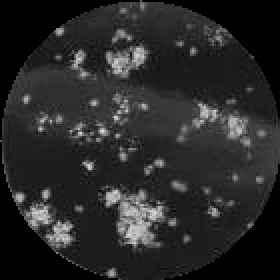
#> input picture gif/1.jpg, 140 x 140 px (shown 2 times larger); its folder holds only this picture in this run
$ python main.py
#> lines starting #> are read from the running program, lines starting #| are printed output that depends on the picture; after the words box and inside, x2 and y2 are one past the last pixel; in counts of white or black regions, pixels touching at a corner belong together
import numpy as np
from PIL import Image, ImageDraw, ImageFont
import cv2 as cv
import os
import argParse


"""PIL part"""
def make_gif_PIL(imgs, gifname, duration=30):
    imgs[0].save(gifname + ".gif", format='GIF', save_all=True, append_images=images[1:], duration=duration, loop=0)


def binarize_img(img_path, threshold):
    """img converted to numpy.array object"""
    image_file = Image.open(img_path)
    image_file = image_file.convert('L')
    image_file = np.array(image_file)
    image_binarized = binarize_array(image_file, threshold)
    image_final = Image.fromarray(image_binarized)

    #image_draw = ImageDraw.Draw(image_final)
    #image_draw.text((50, 50), "threshold : {}".format(threshold))
    return image_final


def binarize_array(img_array, threshold):
    """B&W with different threshold set by users"""
    for i in range(len(img_array)):
        for j in range(len(img_array[0])):
            if img_array[i][j] > threshold:
                img_array[i][j] = 255
            else:
                img_array[i][j] = 0

    return img_array


"""OpenCV part"""
# [6 lines left out: function showIMG, not called in this run]


def preprocessing_IMG(img_path, method="blur", morph="OPEN", kernel=(11, 11)):
    im = cv.imread(img_path)
    imgray = cv.cvtColor(im, cv.COLOR_BGR2GRAY)
    if method == "blur":
        blurred = cv.GaussianBlur(imgray, kernel, 0)
        edged = cv.Canny(blurred, 70, 210)
        contours, hierarchy = cv.findContours(edged, cv.RETR_EXTERNAL, cv.CHAIN_APPROX_SIMPLE)
        return contours, hierarchy
    elif method == "morph" and morph=="OPEN":
        kernel = np.ones(kernel, dtype="uint8")
        opening = cv.morphologyEx(imgray, cv.MORPH_OPEN, kernel)
        contours, hierarchy = cv.findContours(opening, cv.RETR_TREE, cv.CHAIN_APPROX_SIMPLE)
        return contours, hierarchy
    else:
        print("Other situiation")


# [80 lines left out: functions make_dir, delete_dir, make_gif, houghcircle_processing_IMG, not called in this run]

    #make_gif("./gif", "maskedgif")
    #delete_dir("./gif")


def preprocessing_Slicing_IMG(img_path, kernel=(1, 1), threshold=70):
    target_img = binarize_img(img_path, threshold=threshold)
#> in binarize_img, image_file is the input picture: PIL image 140x140 L; min 0, max 223, mean 40.7
#> the loop in binarize_array, `for i in range(len(img_array)):` made 140 passes
#> after the loop in binarize_array, `for i in range(len(img_array)):`:
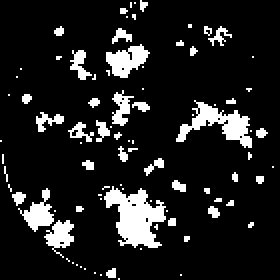
#> img_array: shape (140, 140) (shown 2 times larger); 12.2% white; 88 white regions (67 under 20 px), largest, box (x1, y1, x2, y2) and area: (52, 93, 83, 124) 535, (88, 50, 126, 74) 348, (53, 22, 75, 39) 211
    target_img.save(img_path)
    target_img = cv.imread(img_path)
#> target_img: shape (140, 140, 3); min 0, max 255, mean 32.1
    target_img_copy = target_img.copy()
    contours, hierarchy = preprocessing_IMG(img_path, "blur", "open", kernel=kernel)
#> in preprocessing_IMG, `edged = cv.Canny(blurred, 70, 210)`:
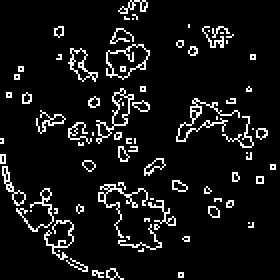
#> edged: shape (140, 140) (shown 2 times larger); 7.9% white in thin lines or dots
#> in preprocessing_IMG, `contours, hierarchy = cv.findContours(edged, cv.RETR_EXTERNAL, cv.CHAI..`: contours = 80 contours, 65 with area under 20; largest, box (x1, y1, x2, y2) and area: (53, 22, 75, 40) 224, (48, 44, 67, 72) 142, (34, 24, 49, 41) 98, (1, 83, 13, 103) 58, (88, 49, 120, 71) 44
    return contours, hierarchy


def counting_numbers(contours, eraseout=True):
    if eraseout == True:
        contours_area = [cv.contourArea(contour) for contour in contours]
        contours_area = [x for x in contours_area if x > 0]
        contours_area = sorted(contours_area)
        contours_area = contours_area[:-1]
        return len(contours_area)


def counting_area(contours, eraseout=True):
    if eraseout == True:
        contours_area = [cv.contourArea(contour) for contour in contours]
        contours_area = [x for x in contours_area if x > 0]
        contours_area = sorted(contours_area)
        contours_area = contours_area[:-1]
        area_total = sum(contours_area)
        return area_total


def counting_area_ratio(areas, relative="bacteria_area", sample_area=None):

    if relative is not "sample_area":
        ratio_area = [area / max(areas) for area in areas]
        return ratio_area
    else:
        ratio_area = [(area / sample_area) for area in areas]
        return ratio_area


def main():
    pass


def argParse():
    arg = argParse()
    pass

if __name__ == '__main__':


    # [10 lines of commented-out code are left out]

    areas = []
    counts_cluster = []

    dir_path = "./gif"
    filelist = os.listdir(dir_path)
    for file in filelist:
        filepath = dir_path + '/' + file
        if os.path.isfile(filepath):
            #print("Append file : {}".format(filepath))
            contours, hierarchy = preprocessing_Slicing_IMG(filepath)
            counts = counting_numbers(contours)
#> in counting_numbers, `contours_area = [cv.contourArea(contour) for contour in contours]`: contours_area = 80 values, max 224.5 at index 65, min 0 at index 4, mean 14.28
#> in counting_numbers, `contours_area = [x for x in contours_area if x > 0]`: contours_area = 64 values, max 224.5 at index 56, min 0.5 at index 4, mean 17.84
#> in counting_numbers, `contours_area = sorted(contours_area)`: contours_area = 64 values from 0.5 to 224.5
#> in counting_numbers, `contours_area = contours_area[:-1]`: contours_area = 63 values from 0.5 to 142
#> counts = 63
            area = counting_area(contours)
#> in counting_area, `contours_area = [cv.contourArea(contour) for contour in contours]`: contours_area = 80 values, max 224.5 at index 65, min 0 at index 4, mean 14.28
#> in counting_area, `contours_area = [x for x in contours_area if x > 0]`: contours_area = 64 values, max 224.5 at index 56, min 0.5 at index 4, mean 17.84
#> in counting_area, `contours_area = sorted(contours_area)`: contours_area = 64 values from 0.5 to 224.5
#> in counting_area, `contours_area = contours_area[:-1]`: contours_area = 63 values from 0.5 to 142
#> in counting_area, `area_total = sum(contours_area)`: area_total = 917.5
#> area = 917.5
            counts_cluster.append(counts)
            areas.append(area)
            #print("Counts: {}, Area: {}".format(counts, area))
        else:
            print("{} is not a file".format(filepath))

    #print("area ratio: {}".format(counting_area_ratio(areas)))
    ratios = counting_area_ratio(areas)
#> in counting_area_ratio, `ratio_area = [area / max(areas) for area in areas]`: ratio_area = [1]
#> ratios = [1]

    for i in range(len(counts_cluster)):
        print("Counts: {}, Area: {}, Ratio: {}".format(counts_cluster[i], areas[i], ratios[i]))
#> this loop made 1 pass
#| Counts: 63, Area: 917.5, Ratio: 1.0
#我就爛

$ run again, on gif/13.jpg
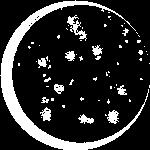
#> input picture gif/13.jpg, 150 x 150 px
#> in binarize_img, image_file is the input picture: PIL image 150x150 L; min 0, max 255, mean 44.6
#> the loop in binarize_array, `for i in range(len(img_array)):` made 150 passes
#> in preprocessing_IMG, `edged = cv.Canny(blurred, 70, 210)`:
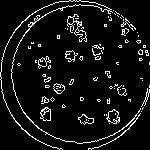
#> edged: shape (150, 150); 7.6% white in thin lines or dots
#> in preprocessing_IMG, `contours, hierarchy = cv.findContours(edged, cv.RETR_EXTERNAL, cv.CHAI..`: contours = 80 contours, 72 with area under 20; largest, box (x1, y1, x2, y2) and area: (106, 109, 120, 124) 122, (0, 0, 141, 150) 103, (40, 107, 51, 121) 101, (78, 114, 94, 125) 86, (53, 83, 65, 94) 76, (67, 14, 87, 42) 74, (38, 56, 51, 69) 68, (65, 50, 78, 62) 68
#> in counting_numbers, `contours_area = [cv.contourArea(contour) for contour in contours]`: contours_area = 80 values, max 121.5 at index 6, min 0 at index 0, mean 12
#> in counting_numbers, `contours_area = [x for x in contours_area if x > 0]`: contours_area = 52 values, max 121.5 at index 2, min 0.5 at index 25, mean 18.46
#> in counting_numbers, `contours_area = sorted(contours_area)`: contours_area = 52 values from 0.5 to 121.5
#> in counting_numbers, `contours_area = contours_area[:-1]`: contours_area = 51 values from 0.5 to 103
#> counts = 51
#> in counting_area, `contours_area = [cv.contourArea(contour) for contour in contours]`: contours_area = 80 values, max 121.5 at index 6, min 0 at index 0, mean 12
#> in counting_area, `contours_area = [x for x in contours_area if x > 0]`: contours_area = 52 values, max 121.5 at index 2, min 0.5 at index 25, mean 18.46
#> in counting_area, `contours_area = sorted(contours_area)`: contours_area = 52 values from 0.5 to 121.5
#> in counting_area, `contours_area = contours_area[:-1]`: contours_area = 51 values from 0.5 to 103
#> area_total = 838.5
#> ratio_area = [1]
#> the loop `for i in range(len(counts_cluster)):` made 1 pass
#| Counts: 51, Area: 838.5, Ratio: 1.0

$ run again, on gif/14.jpg
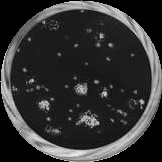
#> input picture gif/14.jpg, 162 x 162 px
#> in binarize_img, image_file is the input picture: PIL image 162x162 L; min 0, max 240, mean 50
#> after the loop in binarize_array, `for i in range(len(img_array)):`:
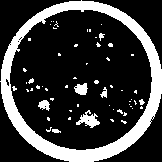
#> img_array: shape (162, 162); 22.5% white; 59 white regions (50 under 20 px), largest, box (x1, y1, x2, y2) and area: (0, 0, 162, 162) 5013, (76, 110, 100, 128) 202, (74, 83, 88, 95) 118
#> in preprocessing_IMG, `edged = cv.Canny(blurred, 70, 210)`:
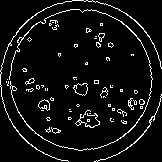
#> edged: shape (162, 162); 6.5% white in thin lines or dots
#> in preprocessing_IMG, `contours, hierarchy = cv.findContours(edged, cv.RETR_EXTERNAL, cv.CHAI..`: contours = 64 contours, 54 with area under 20; largest, box (x1, y1, x2, y2) and area: (73, 83, 88, 96) 120, (9, 9, 153, 151) 90, (38, 99, 50, 111) 81, (0, 0, 162, 162) 60, (75, 110, 100, 128) 32
#> in counting_numbers, `contours_area = [cv.contourArea(contour) for contour in contours]`: contours_area = 64 values, max 120 at index 36, min 0 at index 3, mean 11.42
#> in counting_numbers, `contours_area = [x for x in contours_area if x > 0]`: contours_area = 50 values, max 120 at index 28, min 0.5 at index 4, mean 14.62
#> in counting_numbers, `contours_area = sorted(contours_area)`: contours_area = 50 values from 0.5 to 120
#> in counting_numbers, `contours_area = contours_area[:-1]`: contours_area = 49 values from 0.5 to 90.5
#> counts = 49
#> in counting_area, `contours_area = [cv.contourArea(contour) for contour in contours]`: contours_area = 64 values, max 120 at index 36, min 0 at index 3, mean 11.42
#> in counting_area, `contours_area = [x for x in contours_area if x > 0]`: contours_area = 50 values, max 120 at index 28, min 0.5 at index 4, mean 14.62
#> in counting_area, `contours_area = sorted(contours_area)`: contours_area = 50 values from 0.5 to 120
#> in counting_area, `contours_area = contours_area[:-1]`: contours_area = 49 values from 0.5 to 90.5
#> area_total = 611
#> ratio_area = [1]
#> the loop `for i in range(len(counts_cluster)):` made 1 pass
#| Counts: 49, Area: 611.0, Ratio: 1.0

$ run again, on gif/15.jpg
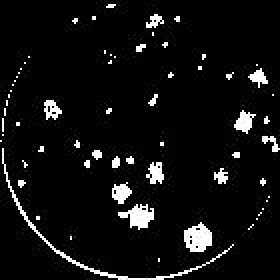
#> input picture gif/15.jpg, 140 x 140 px (shown 2 times larger)
#> in binarize_img, image_file is the input picture: PIL image 140x140 L; min 0, max 255, mean 16.3
#> the loop in binarize_array, `for i in range(len(img_array)):` made 140 passes
#> in preprocessing_IMG, `edged = cv.Canny(blurred, 70, 210)`:
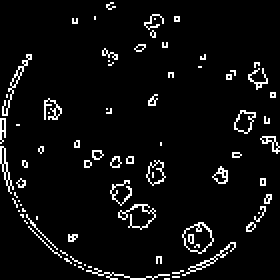
#> edged: shape (140, 140) (shown 2 times larger); 5.4% white in thin lines or dots
#> in preprocessing_IMG, `contours, hierarchy = cv.findContours(edged, cv.RETR_EXTERNAL, cv.CHAI..`: contours = 78 contours, 70 with area under 20; largest, box (x1, y1, x2, y2) and area: (91, 111, 107, 127) 154, (117, 55, 128, 67) 72, (73, 80, 83, 93) 66, (0, 73, 7, 97) 40, (106, 83, 114, 92) 36, (91, 121, 118, 138) 34, (1, 27, 16, 58) 32, (130, 68, 140, 77) 28
#> in counting_numbers, `contours_area = [cv.contourArea(contour) for contour in contours]`: contours_area = 78 values, max 154.5 at index 16, min 0 at index 0, mean 9.04
#> in counting_numbers, `contours_area = [x for x in contours_area if x > 0]`: contours_area = 49 values, max 154.5 at index 5, min 0.5 at index 7, mean 14.4
#> in counting_numbers, `contours_area = sorted(contours_area)`: contours_area = 49 values from 0.5 to 154.5
#> in counting_numbers, `contours_area = contours_area[:-1]`: contours_area = 48 values from 0.5 to 72.5
#> counts = 48
#> in counting_area, `contours_area = [cv.contourArea(contour) for contour in contours]`: contours_area = 78 values, max 154.5 at index 16, min 0 at index 0, mean 9.04
#> in counting_area, `contours_area = [x for x in contours_area if x > 0]`: contours_area = 49 values, max 154.5 at index 5, min 0.5 at index 7, mean 14.4
#> in counting_area, `contours_area = sorted(contours_area)`: contours_area = 49 values from 0.5 to 154.5
#> in counting_area, `contours_area = contours_area[:-1]`: contours_area = 48 values from 0.5 to 72.5
#> area_total = 551
#> ratio_area = [1]
#> the loop `for i in range(len(counts_cluster)):` made 1 pass
#| Counts: 48, Area: 551.0, Ratio: 1.0

$ run again, on gif/10.jpg
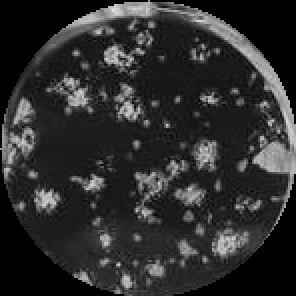
#> input picture gif/10.jpg, 148 x 148 px (shown 2 times larger)
#> in binarize_img, image_file is the input picture: PIL image 148x148 L; min 0, max 232, mean 45.2
#> the loop in binarize_array, `for i in range(len(img_array)):` made 148 passes
#> after the loop in binarize_array, `for i in range(len(img_array)):`:
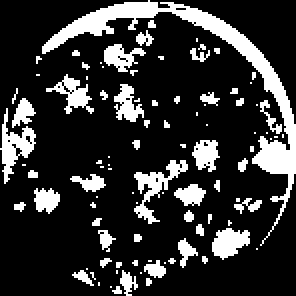
#> img_array: shape (148, 148) (shown 2 times larger); 19.6% white; 96 white regions (72 under 20 px), largest, box (x1, y1, x2, y2) and area: (21, 0, 148, 123) 1549, (67, 80, 94, 112) 267, (0, 54, 18, 92) 256
#> in preprocessing_IMG, `edged = cv.Canny(blurred, 70, 210)`:
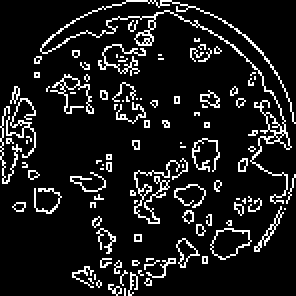
#> edged: shape (148, 148) (shown 2 times larger); 10.7% white in thin lines or dots
#> in preprocessing_IMG, `contours, hierarchy = cv.findContours(edged, cv.RETR_EXTERNAL, cv.CHAI..`: contours = 108 contours, 100 with area under 20; largest, box (x1, y1, x2, y2) and area: (20, 0, 148, 102) 219, (105, 114, 126, 130) 199, (88, 119, 100, 134) 71, (25, 37, 47, 57) 58, (67, 80, 90, 112) 50, (127, 103, 142, 126) 41, (100, 45, 110, 54) 38, (91, 105, 97, 112) 21
#> in counting_numbers, `contours_area = [cv.contourArea(contour) for contour in contours]`: contours_area = 108 values, max 219 at index 107, min 0 at index 0, mean 10.49
#> in counting_numbers, `contours_area = [x for x in contours_area if x > 0]`: contours_area = 84 values, max 219 at index 83, min 0.5 at index 3, mean 13.48
#> in counting_numbers, `contours_area = sorted(contours_area)`: contours_area = 84 values from 0.5 to 219
#> in counting_numbers, `contours_area = contours_area[:-1]`: contours_area = 83 values from 0.5 to 199
#> counts = 83
#> in counting_area, `contours_area = [cv.contourArea(contour) for contour in contours]`: contours_area = 108 values, max 219 at index 107, min 0 at index 0, mean 10.49
#> in counting_area, `contours_area = [x for x in contours_area if x > 0]`: contours_area = 84 values, max 219 at index 83, min 0.5 at index 3, mean 13.48
#> in counting_area, `contours_area = sorted(contours_area)`: contours_area = 84 values from 0.5 to 219
#> in counting_area, `contours_area = contours_area[:-1]`: contours_area = 83 values from 0.5 to 199
#> area_total = 913.5
#> ratio_area = [1]
#> the loop `for i in range(len(counts_cluster)):` made 1 pass
#| Counts: 83, Area: 913.5, Ratio: 1.0
